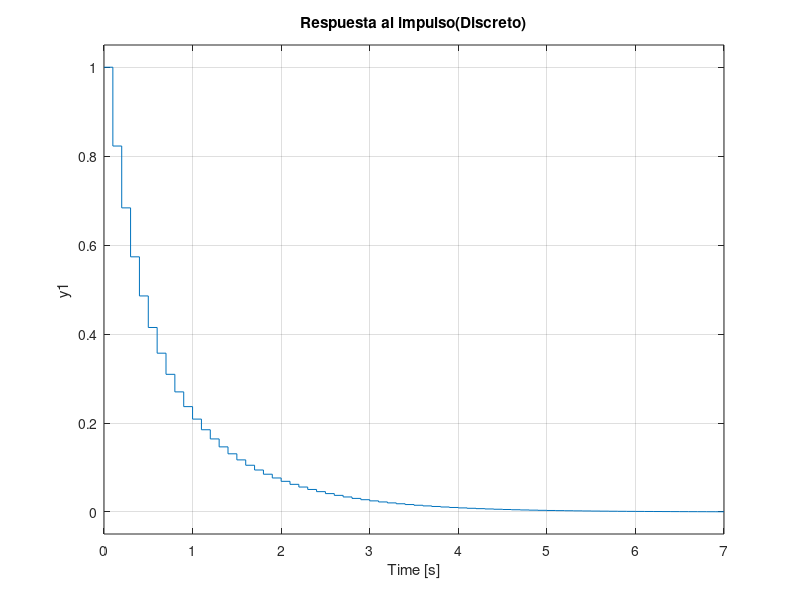

Reproduce this figure in MATLAB.
h=tf([1 2],[1 4 3]);
h_n=c2d(h,0.1,'impulse');
%damos un titulo al subgrafico
subplot(2,1,1);%indicamos la posicion del segundo subgrafico
impulse(h);%graficamos los valores discretos contenidos en 'n' y 'y'
title('Respuesta al impulso(Continuo)');
%damos titulo al grafico
subplot(2,1,2)
impulse(h_n)
title('Respuesta al impulso(Discreto)');
